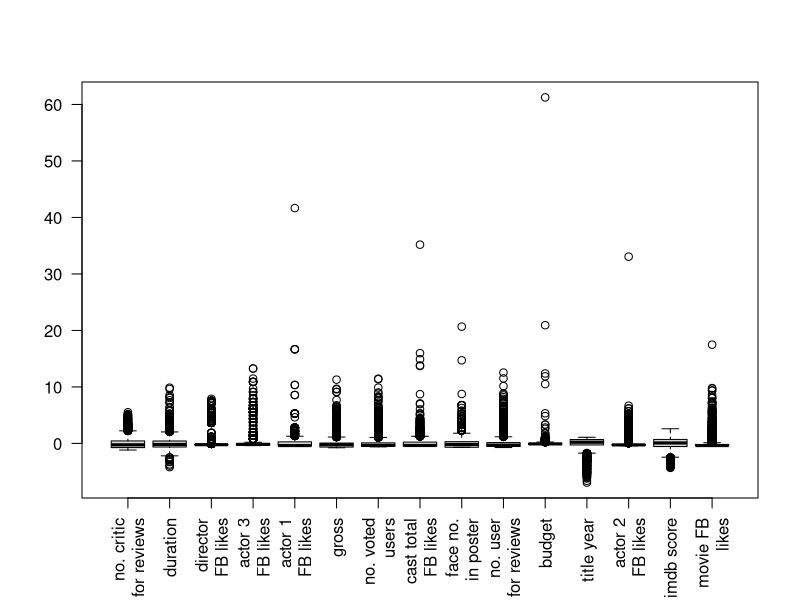

R code for this plot: (Note: this script raises an error after producing the figure.)
#Data
imdbData_Clean <- read.csv("Data/Clean IMDb Data.csv")
numData <- imdbData_Clean[sapply(imdbData_Clean, function(x) is.numeric(x))]
str(numData)

#Boxplots
boxplot(scale(numData), las = 2, xaxt = "n")
axis(1, las = 2, at = 1:15, labels = c("no. critic\nfor reviews",  
                              "duration",                 
                              "director\nFB likes",  
                              "actor 3\nFB likes",  
                              "actor 1\nFB likes",  
                              "gross",               
                              "no. voted\nusers",        
                              "cast total\nFB likes",
                              "face no.\nin poster",     
                              "no. user\nfor reviews",
                              "budget",              
                              "title year",          
                              "actor 2\nFB likes",  
                              "imdb score",
                              "movie FB\nlikes"))  

names(numData)

#PC Analysis
imdbData_Clean <- read.csv("Clean IMDb Data.csv")
imputed_data <- imdbData_Clean
gross_cat <- rep(NA, nrow(imdbData_Clean))
imputed_data <- cbind(imputed_data,gross_cat)
low <- 0
med <- quantile(imputed_data$gross, 0.33)
high <- quantile(imputed_data$gross, 0.66)
for(i in 1:nrow(imdbData_Clean)){
  if(is.na(imputed_data$gross[i])){
    imputed_data$gross_cat[i] = 'black'
  }
  else if(imputed_data$gross[i] >= low & imputed_data$gross[i] < med){
    imputed_data$gross_cat[i] = 'green'
  }
  else if(imputed_data$gross[i] >= med & imputed_data$gross[i] < high){
    imputed_data$gross_cat[i] = 'blue'
  }
  else if(imputed_data$gross[i] >= high){
    imputed_data$gross_cat[i] = 'red'
  }
}

plot(pmovie$scores[, 1], pmovie$scores[, 2],
     ylim = range(-10,8),
     xlab = "PC1", ylab = "PC2", cex=0.6, lwd = 2, type = 'p',
     col = imputed_data$gross_cat, pch = 16
)



#same again only for critics reviews 
critics_review_cat <- rep(NA, nrow(imdbData_Clean))
imputed_data <- cbind(imputed_data,critics_review_cat)
low <- 0
med <- quantile(imputed_data$num_critic_for_reviews, 0.33)
high <- quantile(imputed_data$num_critic_for_reviews, 0.66)
for(i in 1:nrow(imdbData_Clean)){
  if(is.na(imputed_data$num_critic_for_reviews[i])){
    imputed_data$critics_review_cat[i] = 'black'
  }
  else if(imputed_data$num_critic_for_reviews[i] >= low & imputed_data$num_critic_for_reviews[i] < med){
    imputed_data$critics_review_cat[i] = 'green'
  }
  else if(imputed_data$num_critic_for_reviews[i] >= med & imputed_data$num_critic_for_reviews[i] < high){
    imputed_data$critics_review_cat[i] = 'blue'
  }
  else if(imputed_data$num_critic_for_reviews[i] >= high){
    imputed_data$critics_review_cat[i] = 'red'
  }
}

plot(pmovie$scores[, 1], pmovie$scores[, 2],
     ylim = range(-10,5),
     xlim = range(-5,6),
     xlab = "PC1", ylab = "PC2", cex=0.8, lwd = 2, type = 'p',
     col = imputed_data$critics_review_cat, pch = 16
)


movie_fb_cat <- rep(NA, nrow(imdbData_Clean))
imputed_data <- cbind(imputed_data, movie_fb_cat)
for(i in 1:nrow(imdbData_Clean)){
  if(imputed_data$movie_facebook_likes[i] == 0){
    imputed_data$movie_fb_cat[i] = 'black'
  }
  else if(imputed_data$movie_facebook_likes[i] != 0){
    imputed_data$movie_fb_cat[i] = 'red'
  }
}

plot(pmovie$scores[, 1], pmovie$scores[, 2],
     ylim = range(-10,5),
     xlim = range(-5,6),
     xlab = "PC1", ylab = "PC2", cex=0.8, lwd = 2, type = 'p',
     col = imputed_data$movie_fb_cat, pch = 16
)



num_users_cat <- rep(NA, nrow(imdbData_Clean))
imputed_data <- cbind(imputed_data,num_users_cat)
low <- 0
med <- quantile(imputed_data$num_user_for_reviews, 0.33)
high <- quantile(imputed_data$num_user_for_reviews, 0.66)
for(i in 1:nrow(imdbData_Clean)){
  if(is.na(imputed_data$num_user_for_reviews[i])){
    imputed_data$num_users_cat[i] = 'black'
  }
  else if(imputed_data$num_user_for_reviews[i] >= low & imputed_data$num_user_for_reviews[i] < med){
    imputed_data$num_users_cat[i] = 'green'
  }
  else if(imputed_data$num_user_for_reviews[i] >= med & imputed_data$num_user_for_reviews[i] < high){
    imputed_data$num_users_cat[i] = 'blue'
  }
  else if(imputed_data$num_user_for_reviews[i] >= high){
    imputed_data$num_users_cat[i] = 'red'
  }
}

plot(pmovie$scores[, 1], pmovie$scores[, 2],
     ylim = range(-10,5),
     xlim = range(-5,6),
     xlab = "PC1", ylab = "PC2", cex=0.6, lwd = 2, type = 'p',
     col = imputed_data$num_users_cat, pch = 16
)


num_voters_cat <- rep(NA, nrow(imdbData_Clean))
imputed_data <- cbind(imputed_data,num_voters_cat)
low <- 0
med <- quantile(imputed_data$num_voted_users, 0.33)
high <- quantile(imputed_data$num_voted_users, 0.66)
for(i in 1:nrow(imdbData_Clean)){
  if(is.na(imputed_data$num_voted_users[i])){
    imputed_data$num_voters_cat[i] = 'black'
  }
  else if(imputed_data$num_voted_users[i] >= low & imputed_data$num_voted_users[i] < med){
    imputed_data$num_voters_cat[i] = 'green'
  }
  else if(imputed_data$num_voted_users[i] >= med & imputed_data$num_voted_users[i] < high){
    imputed_data$num_voters_cat[i] = 'blue'
  }
  else if(imputed_data$num_voted_users[i] >= high){
    imputed_data$num_voters_cat[i] = 'red'
  }
}

# fancycolour plot ----------
legend.col <- function(col, lev){
  
  opar <- par
  
  n <- length(col)
  
  bx <- par("usr")
  
  box.cx <- c(bx[2] + (bx[2] - bx[1]) / 1000,
              bx[2] + (bx[2] - bx[1]) / 1000 + (bx[2] - bx[1]) / 50)
  box.cy <- c(bx[3], bx[3])
  box.sy <- (bx[4] - bx[3]) / n
  
  xx <- rep(box.cx, each = 2)
  
  par(xpd = TRUE)
  for(i in 1:n){
    
    yy <- c(box.cy[1] + (box.sy * (i - 1)),
            box.cy[1] + (box.sy * (i)),
            box.cy[1] + (box.sy * (i)),
            box.cy[1] + (box.sy * (i - 1)))
    polygon(xx, yy, col = col[i], border = col[i])
    
  }
  par(new = TRUE)
  plot(0, 0, type = "n",
       ylim = c(min(lev), max(lev)),
       yaxt = "n", ylab = "",
       xaxt = "n", xlab = "",
       frame.plot = FALSE)
  axis(side = 4, las = 2, tick = FALSE, line = .01, cex.axis=0.5)
  par <- opar
}
colr <- rev(terrain.colors(100))
plot(pmovie$scores[, 1], pmovie$scores[, 2],
     ylim = range(-10,8),
     xlab = "PC1", ylab = "PC2", cex=0.6, lwd = 2, type = 'p',
     col = colr[as.numeric(cut(imputed_data$gross,breaks = 100))], pch = 16)
legend.col(col = colr, lev = imputed_data$gross)

